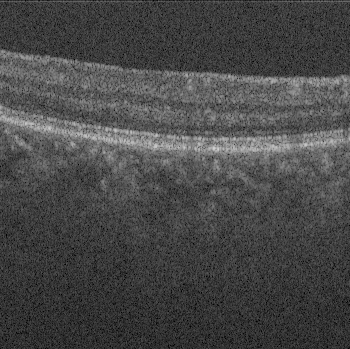
#> input picture retina2/377.bmp, 350 x 349 px
$ jupyter execute --allow-errors V2.ipynb
#> lines starting #> are read from the running program, lines starting #| are printed output that depends on the picture; after the words box and inside, x2 and y2 are one past the last pixel; in counts of white or black regions, pixels touching at a corner belong together
[cell 1]
#import libaries
import cv2 as cv
from matplotlib import pyplot as plt
import numpy as np
from scipy import ndimage
import os
import imageio.v2 as imageio
import random as rng
import sys
import glob

[cell 2]
#read greyscale bmp images
imgo = cv.imread('retina2/377.bmp')
#> imgo is the input picture: shape (349, 350, 3); min 0, max 209, mean 72.2
img = cv.cvtColor(imgo, cv.COLOR_BGR2GRAY)
plt.subplot(2,2,1),plt.imshow(img,cmap = 'gray')
plt.title('Original Image'), plt.xticks([]), plt.yticks([])
plt.show()

[cell 3]
rng.seed(12345)

def main():
    files = glob.glob(os.getcwd() + "/retina2" + '/*')

    for file in files:

        src = cv.imread(file)
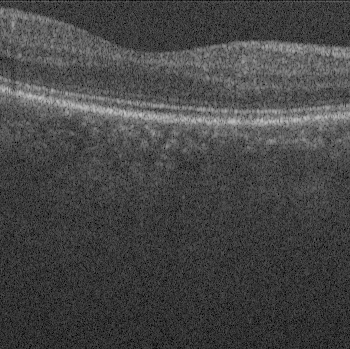
#> input picture retina2/174.bmp, 350 x 349 px
#> src is the input picture: shape (349, 350, 3); min 0, max 195, mean 69.7
        gray = cv.cvtColor(src, cv.COLOR_BGR2GRAY)
        #cv.imshow("source", src)

        ssrc = src.copy()*0
#> ssrc: shape (349, 350, 3); every value is 0
        lsrc = src.copy()
        esrc = src.copy()

        ed = cv.ximgproc.createEdgeDrawing()

        # you can change parameters (refer the documentation to see all parameters)
        EDParams = cv.ximgproc_EdgeDrawing_Params()
        EDParams.AnchorThresholdValue = 0 #default = 0, threshold value used to select anchor points.
        EDParams.EdgeDetectionOperator = 1 #default = 1 for PREWITT, 2 for SOBEL, 3 FOR SCHARR, 4 FOR LSD, indicates the operator used for gradient calculation.
        EDParams.GradientThresholdValue = 10 #default = 20, threshold value of gradiential difference between pixels. Used to create gradient image.
        EDParams.LineFitErrorThreshold = 1.5 #default = 1
        EDParams.MaxDistanceBetweenTwoLines = 0.0 #default = 6.0
        EDParams.MaxErrorThreshold = 10 #default = 1.3
        EDParams.ScanInterval = 10       #default = 1
        EDParams.Sigma = 3.5              #MAIN DETECTION DRIVER, default = 1, sigma value for internal GaussianBlur() function.
        EDParams.MinPathLength = 20     # try changing this value between 5 to 1000, minimum connected pixels length processed to create an edge segment. In gradient image, minimum connected pixels length processed to create an edge segment. Pixels having upper value than GradientThresholdValue will be processed.
        EDParams.MinLineLength = 10     # try changing this value between 5 to 100, minimum line length to detect.
        EDParams.PFmode = True         # default value try to swich it to True, Parameter Free mode will be activated when this value is set as true.
        EDParams.NFAValidation = True   # default value is True try to swich it to False, indicates if NFA (Number of False Alarms) algorithm will be used for line and ellipse validation.

        ed.setParams(EDParams)

        # Detect edges
        # you should call this before detectLines() and detectEllipses()
        ed.detectEdges(gray)

        segments = ed.getSegments()
        lines = ed.detectLines()

        #Draw detected edge segments
        for i in range(len(segments)):
            color = (rng.randint(0,256), rng.randint(0,256), rng.randint(0,256))
            cv.polylines(ssrc, [segments[i]], False, color, 1, cv.LINE_8)
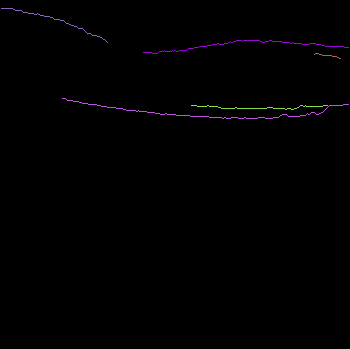
#> ssrc: shape (349, 350, 3); mean B, G, R 1.1, 0.6, 1

        #cv.imshow("detected edge segments", ssrc)

        #Draw detected lines
        if lines is not None: # Check if the lines have been found and only then iterate over these and add them to the image
            lines = np.uint16(np.around(lines))
            for i in range(len(lines)):
                cv.line(lsrc, (lines[i][0][0], lines[i][0][1]), (lines[i][0][2], lines[i][0][3]), (0, 0, 255), 1, cv.LINE_AA)
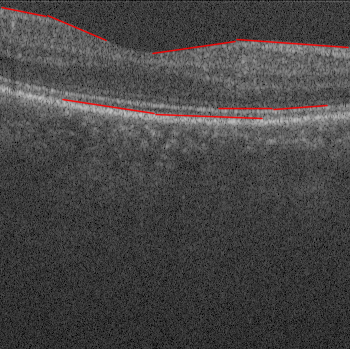
#> lsrc: shape (349, 350, 3); 1.51% of pixels changed, all inside (x1, y1, x2, y2) = (1, 6, 350, 120)

        # [20 lines of commented-out code are left out]

        output_filename = os.getcwd() + "/retina2_output/" + file[-7:-4] + ".jpg"
        cv.imwrite(output_filename, lsrc)
#> pass 2 of the loop in main, `for file in files:`:
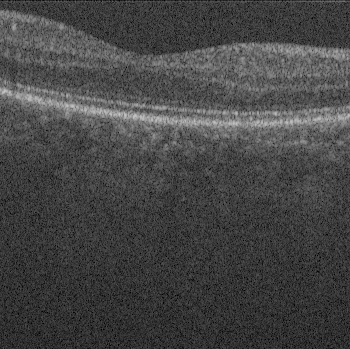
#> input picture retina2/175.bmp, 350 x 349 px
#> in main, src is the input picture: shape (349, 350, 3); min 0, max 199, mean 69.6
#> segments = 6 items
#> in main, `lines = ed.detectLines()`: lines = [[348, 48.65, 238.1, 40.87], [237, 42.72, 144.2, 56.42], [69.24, 24.01, 6.31, 8.71], [196.9, 118.6, 98.9, 108]]
#> the loop in main, `for i in range(len(segments)):` made 6 passes
#> color on passes 1 to 6: (46, 211, 85), (75, 105, 39), (97, 174, 164), (12, 234, 173), (13, 212, 1), (3, 83, 91)
#> after the loop in main, `for i in range(len(segments)):`:
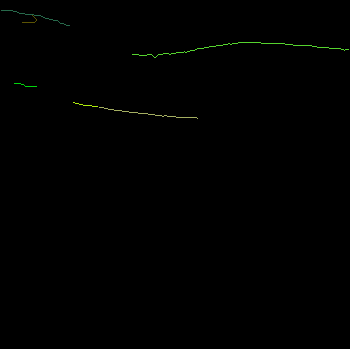
#> ssrc: shape (349, 350, 3); mean B, G, R 0.2, 0.7, 0.4
#> in main, `lines = np.uint16(np.around(lines))`: lines = [[348, 49, 238, 41], [237, 43, 144, 56], [69, 24, 6, 9], [197, 119, 99, 108]]
#> the loop in main, `for i in range(len(lines)):` made 4 passes
#> after the loop in main, `for i in range(len(lines)):`:
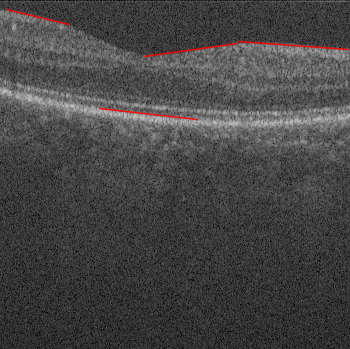
#> lsrc: shape (349, 350, 3); 0.91% of pixels changed, all inside (x1, y1, x2, y2) = (6, 8, 350, 121)
#> pass 3 of the loop in main, `for file in files:`:
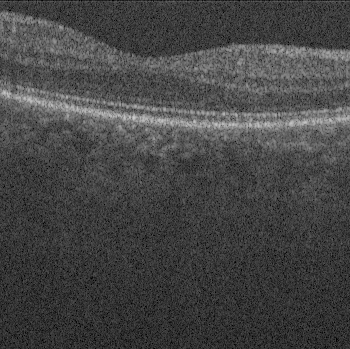
#> input picture retina2/176.bmp, 350 x 349 px
#> in main, src is the input picture: shape (349, 350, 3); min 0, max 205, mean 69.5
#> in main, `lines = ed.detectLines()`: lines = [[347.9, 49.97, 239, 42.41], [227, 44.89, 196.1, 50.47], [194, 51.03, 170.1, 55.74], [57.95, 22.19, 35.1, 16.58], [178, 118.3, 118.9, 112.3]]
#> the loop in main, `for i in range(len(segments)):` made 6 passes
#> color on passes 1 to 6: (146, 50, 212), (54, 93, 192), (119, 168, 20), (118, 61, 255), (110, 95, 131), (222, 66, 21)
#> in main, `lines = np.uint16(np.around(lines))`: lines = [[348, 50, 239, 42], [227, 45, 196, 50], [194, 51, 170, 56], [58, 22, 35, 17], [178, 118, 119, 112]]
#> the loop in main, `for i in range(len(lines)):` made 5 passes
#> after the loop in main, `for i in range(len(lines)):`:
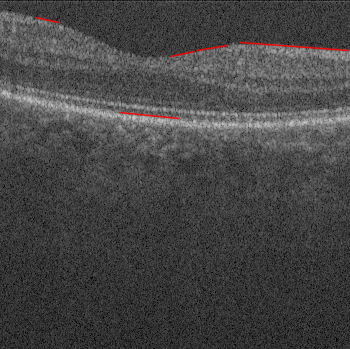
#> lsrc: shape (349, 350, 3); 0.62% of pixels changed, all inside (x1, y1, x2, y2) = (35, 16, 350, 120)
#> the loop made 4 passes; the first 3 are shown


if __name__ == '__main__':
    print(__doc__)
    folder_path =  os.getcwd() + "/retina2_output/"
    if not os.path.exists(folder_path):
        os.makedirs(folder_path)
    main()

[cell 4]
#Canny Edge Detection
def auto_canny(image, sigma=0.33):
    # Compute the median of the single channel pixel intensities
#> called with sigma = 0.33
    v = np.median(image)
#> v = 63

    # Apply automatic Canny edge detection using the computed median
    lower = int(max(0, (1.0 - sigma) * v))
#> lower = 42
    upper = int(min(255, (1.0 + sigma) * v))
#> upper = 83
    return cv.Canny(image, lower, upper)
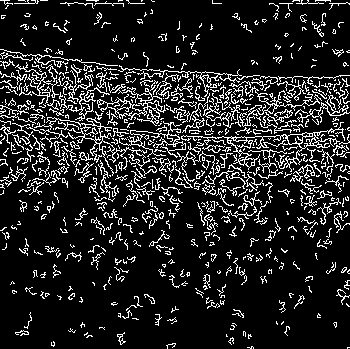
#> returned value: shape (349, 350); 13.9% white in thin lines or dots

img = cv.blur(img,(3,3))
canny = auto_canny(img)

plt.subplot(2,2,1),plt.imshow(img,cmap = 'gray')
plt.title('Original Image'), plt.xticks([]), plt.yticks([])
plt.subplot(2,2,2),plt.imshow(canny,cmap = 'gray')
plt.title('Edge Image'), plt.xticks([]), plt.yticks([])

plt.show()

[cell 5]
#img_blur = cv.medianBlur(img,7)
img_blur = cv.blur(img,(3,3))

# Sobel Edge Detection
sobely = cv.Sobel(src=img_blur, ddepth=cv.CV_64F, dx=0, dy=1, ksize=5)
sobelx = cv.Sobel(src=img_blur, ddepth=cv.CV_64F, dx=1, dy=0, ksize=5)
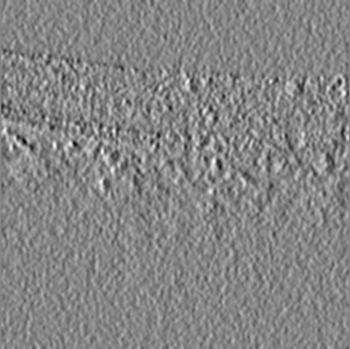
#> sobelx: shape (349, 350) float64; min -1602, max 1461, mean -0.6; drawn with min black and max white
sobel = sobely + sobelx
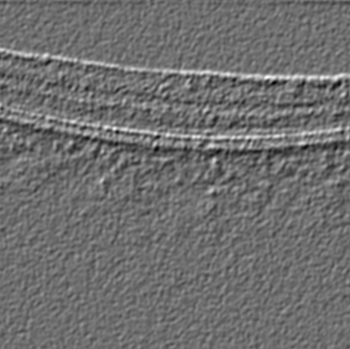
#> sobel: shape (349, 350) float64; min -2478, max 3182, mean -8.8; drawn with min black and max white
ret,thresh = cv.threshold(sobel,255,255,0)
#> thresh: shape (349, 350) float64; 19.6% white; 1188 white regions (939 under 20 px), largest, box (x1, y1, x2, y2) and area: (101, 119, 343, 150) 2824, (0, 41, 350, 86) 2477, (6, 99, 103, 138) 1049
# Display Sobel Edge Detection Images
plt.subplot(2,2,1),plt.imshow(img,cmap = 'gray')
plt.title('Original Image'), plt.xticks([]), plt.yticks([])
plt.subplot(2,2,2),plt.imshow(thresh,cmap = 'gray')
plt.title('Edge Image'), plt.xticks([]), plt.yticks([])

plt.show()

[cell 6]
#Robert 1
#img_blur = cv.medianBlur(img,7)
img_blur = cv.blur(img,(3,3))
roberts_cross_v = np.array( [[1, 0 ],
                             [0,-1 ]] )

roberts_cross_h = np.array( [[ 0, 1 ],
                             [ -1, 0 ]] )

vertical = ndimage.convolve( img_blur, roberts_cross_v )
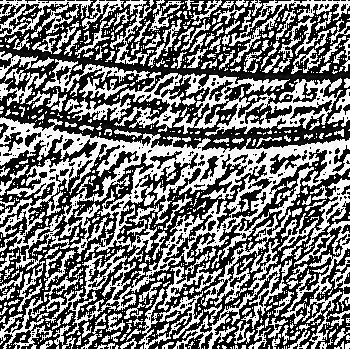
#> vertical: shape (349, 350); min 0, max 255, mean 117.9
horizontal = ndimage.convolve( img_blur, roberts_cross_h )
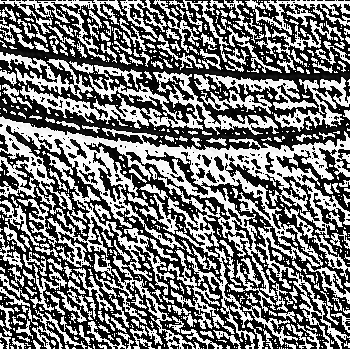
#> horizontal: shape (349, 350); min 0, max 255, mean 118.2

edged_img = np.sqrt( np.square(horizontal) + np.square(vertical))
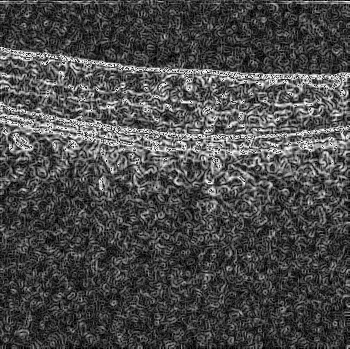
#> edged_img: shape (349, 350) float16; min 0, max 15.91, mean 4.68; drawn with min black and max white
edged_img*=255

plt.subplot(2,2,1),plt.imshow(img,cmap = 'gray')
plt.title('Original Image'), plt.xticks([]), plt.yticks([])
plt.subplot(2,2,2),plt.imshow(edged_img,cmap = 'gray')
plt.title('Edge Image'), plt.xticks([]), plt.yticks([])

plt.show()

[cell 7]
#Robert 2
#img_blur = cv.medianBlur(img,7)
img_blur2 = cv.blur(img,(3,3))
kernelx = np.array([[1, 0], [0, -1]])
kernely = np.array([[0, 1], [-1, 0]])
img_robertx = cv.filter2D(img_blur2, -1, kernelx)
img_roberty = cv.filter2D(img_blur2, -1, kernely)
grad = cv.addWeighted(img_robertx, 0.5, img_roberty, 0.5, 0)
plt.subplot(2,2,1),plt.imshow(img,cmap = 'gray')
plt.title('Original Image'), plt.xticks([]), plt.yticks([])
plt.subplot(2,2,2),plt.imshow(grad,cmap = 'gray')
plt.title('Edge Image'), plt.xticks([]), plt.yticks([])

plt.show()

[cell 8]
#prewitt
#img_blur = cv.medianBlur(img,7)
img_blur4 = cv.blur(img,(3,3))
kernelx = np.array([[1,1,1],[0,0,0],[-1,-1,-1]])
kernely = np.array([[-1,0,1],[-1,0,1],[-1,0,1]])
img_prewittx = cv.filter2D(img_blur4, -1, kernelx)
img_prewitty = cv.filter2D(img_blur4, -1, kernely)
prewitt = img_prewittx + img_prewitty
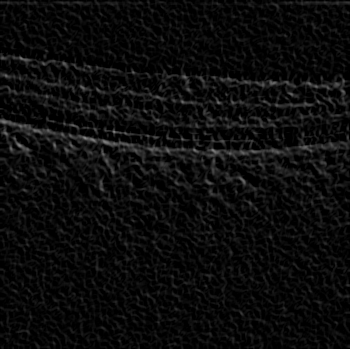
#> prewitt: shape (349, 350); min 0, max 134, mean 11.8
plt.subplot(2,2,1),plt.imshow(img,cmap = 'gray')
plt.title('Original Image'), plt.xticks([]), plt.yticks([])
plt.subplot(2,2,2),plt.imshow(prewitt,cmap = 'gray')
plt.title('Edge Image'), plt.xticks([]), plt.yticks([])

plt.show()

[cell 9]
#Scharr Edge Detection

# X gradient Scharr operator
fieldx = cv.Scharr(img_blur4, cv.CV_32F, 1, 0) / 15.36
# Y gradient Scharr operator
fieldy = cv.Scharr(img_blur4, cv.CV_32F, 0, 1) / 15.36
scharr = fieldx + fieldy
plt.subplot(2,2,1),plt.imshow(img,cmap = 'gray')
plt.title('Original Image'), plt.xticks([]), plt.yticks([])
plt.subplot(2,2,2),plt.imshow(scharr,cmap = 'gray')
plt.title('Edge Image'), plt.xticks([]), plt.yticks([])

plt.show()

[cell 10]
#combine all edge detection into one image
final = scharr+prewitt+grad+edged_img+thresh+canny
plt.subplot(2,2,1),plt.imshow(img,cmap = 'gray')
plt.title('Original Image'), plt.xticks([]), plt.yticks([])
plt.subplot(2,2,2),plt.imshow(final,cmap = 'gray')
plt.title('Edge Image'), plt.xticks([]), plt.yticks([])

plt.show()
